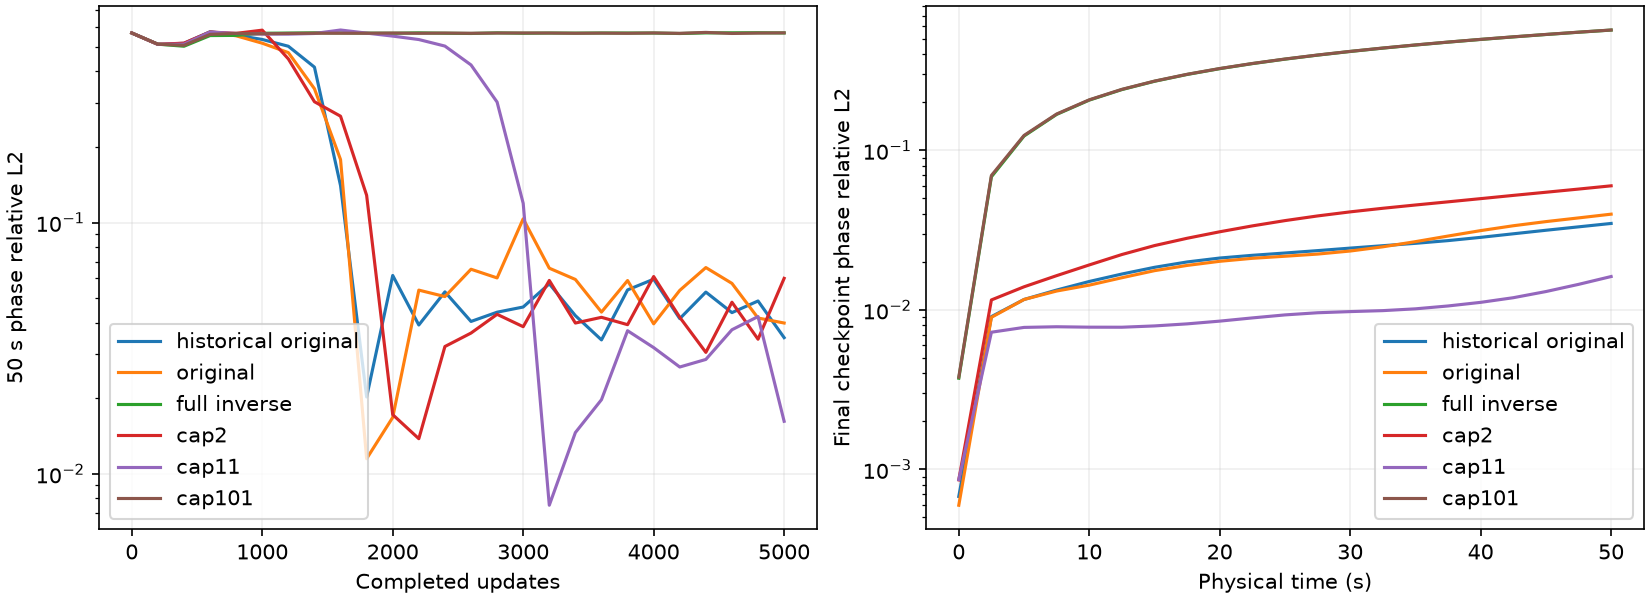

Write Python code to recreate this figure.
"""Replay bounded-residual pilots by direct file paths; reference is evaluation-only."""

import json
from pathlib import Path

import equinox as eqx
import jax
import jax.numpy as jnp
import matplotlib
matplotlib.use("Agg")
import matplotlib.pyplot as plt
from ml_collections import ConfigDict
import numpy as np

from examples.corrosion2d.residual_experiment import (
    boundary_error, boundary_values, build_model, field_metrics, load_reference,
)


ROOT = Path("/root/autodl-tmp/tf-logs/corrosion2d")
RUNS = {
    "historical original": ROOT / "20261024-residual-phase-seed42",
    "original": ROOT / "20261025-residual-phase-control-seed42",
    "full inverse": ROOT / "20261024-residual-latent-seed42",
    "cap2": ROOT / "20261025-residual-bounded-eta1.0-mapkks-ac1e-07-ch1.0-seed42",
    "cap11": ROOT / "20261025-residual-bounded-eta0.1-mapkks-ac1e-07-ch1.0-seed42",
    "cap101": ROOT / "20261025-residual-bounded-eta0.01-mapkks-ac1e-07-ch1.0-seed42",
    "original seed7": ROOT / "20261025-residual-phase-control-seed7",
    "cap11 seed7": ROOT / "20261025-residual-bounded-eta0.1-mapkks-ac1e-07-ch1.0-seed7",
    "original no scale": ROOT / "20261025-residual-phase-noscale-seed42",
    "cap11 no scale": ROOT / "20261025-residual-bounded-eta0.1-mapkks-ac1.0-ch1.0-seed42",
}


def flatten(data, prefix=""):
    result = {}
    for key, value in data.items():
        name = f"{prefix}.{key}" if prefix else key
        if isinstance(value, dict):
            result.update(flatten(value, name))
        else:
            result[name] = value
    return result


def main():
    if jax.default_backend() != "cpu":
        raise ValueError("Replay requires JAX_PLATFORMS=cpu")
    configs = {name: json.loads((path / "config.json").read_text()) for name, path in RUNS.items()}
    original_config = flatten(configs["original"])
    initial_bytes = {seed: (RUNS[label] / "model_initial.eqx").read_bytes()
                     for seed, label in ((42, "original"), (7, "original seed7"))}
    ignored = {"log.run_name", "experiment.formulation", "experiment.bounded_eta"}
    result = {"reference_used_for_training": False, "runs": {}}
    predictions, histories = {}, {}
    for name, path in RUNS.items():
        raw_config = configs[name]
        flattened = flatten(raw_config)
        differences = [key for key in original_config.keys() | flattened.keys()
                       if key not in ignored and (key not in original_config or key not in flattened
                                                  or original_config[key] != flattened[key])]
        allowed = {"train.seed"} if raw_config["train"]["seed"] == 7 else set()
        if raw_config["loss"]["ac_scale"] == 1:
            allowed.add("loss.ac_scale")
        if set(differences) != allowed:
            raise ValueError(f"Unmatched controls for {name}: {differences}")
        if (path / "model_initial.eqx").read_bytes() != initial_bytes[raw_config["train"]["seed"]]:
            raise ValueError(f"Unmatched raw initialization for {path}")
        c = ConfigDict(raw_config)
        reference = load_reference(c)
        summary = json.loads((path / "summary.json").read_text())
        if summary["updates"] != 5000 or summary["final_metrics"]["step"] != 5000:
            raise ValueError(f"Wrong completed budget: {path}")
        with np.load(path / "prediction.npz") as saved:
            np.testing.assert_array_equal(saved["X"], reference["X"])
            np.testing.assert_array_equal(saved["Y"], reference["Y"])
            np.testing.assert_array_equal(saved["time"], reference["time"])
            prediction = np.stack([saved["phi"], saved["c"]], axis=-1)
        if not np.all(np.isfinite(prediction)):
            raise ValueError(f"Nonfinite saved field: {path}")
        metrics = field_metrics(prediction, reference)
        for key in ("terminal_rel_l2_phi", "terminal_rel_l2_c", "pooled_rel_l2_phi", "pooled_rel_l2_c"):
            np.testing.assert_allclose(metrics[key], summary["final_metrics"][key], rtol=1e-10)
        points = np.stack([reference["X"].ravel(), reference["Y"].ravel()], axis=-1)
        x = jnp.asarray(points, dtype=jnp.float32)
        net = build_model(c, jax.random.split(jax.random.PRNGKey(c.train.seed))[0])
        net = eqx.tree_deserialise_leaves(path / "model_final.eqx", net)

        @eqx.filter_jit
        def predict_terminal(model):
            t = jnp.array(1., dtype=x.dtype)
            fields = jax.vmap(model, in_axes=(0, None))(x, t)
            raw = jax.vmap(model.net, in_axes=(0, None))(x, t)
            dc_dv = jax.vmap(jax.jacfwd(model.constraint))(raw)[:, 1, 1]
            return fields, raw, dc_dv

        replay, raw, dc_dv = (np.asarray(a) for a in predict_terminal(net))
        replay = replay.reshape(*reference["X"].shape, 2)
        replay_difference = float(np.max(np.abs(replay - prediction[-1])))
        np.testing.assert_allclose(replay, prediction[-1], rtol=0, atol=5e-6)
        zero, one, _ = boundary_values(c, points)
        phase = prediction[-1, ..., 0]
        crossings = np.sum(np.diff(phase > .5, axis=0), axis=0)
        history = [json.loads(line) for line in (path / "metrics.jsonl").read_text().splitlines()]
        late = [row for row in history if row["step"] >= 4000]
        result["runs"][name] = {
            "path": str(path), "reference": c.experiment.reference_path,
            "config_differences_beyond_formulation_eta_name": differences,
            "initial_parameters_byte_equal": True,
            "cpu_terminal_replay_max_abs_difference": replay_difference,
            "metrics": metrics,
            "boundary_max_abs_error": boundary_error(prediction, zero, one),
            "physical_phi_range": [float(prediction[..., 0].min()), float(prediction[..., 0].max())],
            "physical_c_range": [float(prediction[..., 1].min()), float(prediction[..., 1].max())],
            "columns_with_multiple_terminal_vertical_crossings": int(np.sum(crossings > 1)),
            "terminal_vertical_crossings_max": int(crossings.max()),
            "terminal_fraction_zero_concentration_output_derivative": float(np.mean(dc_dv == 0)),
            "terminal_raw_concentration_range": [float(raw[:, 1].min()), float(raw[:, 1].max())],
            "last_1000_update_terminal_phi_l2_median": float(np.median([r["terminal_rel_l2_phi"] for r in late])),
            "last_1000_update_terminal_c_l2_median": float(np.median([r["terminal_rel_l2_c"] for r in late])),
        }
        predictions[name], histories[name] = prediction, history
        print(name, metrics["terminal_rel_l2_phi"], metrics["terminal_rel_l2_c"], flush=True)
    baseline = result["runs"]["original"]["metrics"]
    scores = {name: max(result["runs"][name]["metrics"][f"terminal_rel_l2_{field}"] /
                        baseline[f"terminal_rel_l2_{field}"] for field in ("phi", "c"))
              for name in ("cap2", "cap11", "cap101")}
    best = min(scores, key=scores.__getitem__)
    result["screening"] = {"worst_field_error_ratio_to_original": scores,
                           "best_bounded": best, "both_terminal_errors_improved": scores[best] < 1,
                           "scope": "Three-eta same-seed screen; not independent hyperparameter validation."}
    result["validation"] = {}
    for label, original, bounded in (("second_seed", "original seed7", "cap11 seed7"),
                                     ("without_pre_scales", "original no scale", "cap11 no scale")):
        result["validation"][label] = {
            field: {"original": result["runs"][original]["metrics"][f"terminal_rel_l2_{field}"],
                    "bounded": result["runs"][bounded]["metrics"][f"terminal_rel_l2_{field}"]}
            for field in ("phi", "c")}
    output = Path(__file__)
    output.with_suffix(".json").write_text(json.dumps(result, indent=2) + "\n")
    fig, axes = plt.subplots(1, 2, figsize=(11, 4), constrained_layout=True)
    primary = ("historical original", "original", "full inverse", "cap2", "cap11", "cap101")
    for name in primary:
        axes[0].semilogy([r["step"] for r in histories[name]],
                         [r["terminal_rel_l2_phi"] for r in histories[name]], label=name)
        axes[1].semilogy(reference["physical_time"],
                         result["runs"][name]["metrics"]["rel_l2_by_time_phi"], label=name)
    axes[0].set(xlabel="Completed updates", ylabel="50 s phase relative L2")
    axes[1].set(xlabel="Physical time (s)", ylabel="Final checkpoint phase relative L2")
    for ax in axes:
        ax.grid(alpha=.2)
        ax.legend()
    fig.savefig(output.with_suffix(".png"), dpi=150)
    plt.close(fig)
    fig, axes = plt.subplots(2, 2, figsize=(11, 7), constrained_layout=True)
    for row, labels in enumerate((("original seed7", "cap11 seed7"), ("original no scale", "cap11 no scale"))):
        for col, field in enumerate(("phi", "c")):
            for name in labels:
                axes[row, col].semilogy([r["step"] for r in histories[name]],
                                        [r[f"terminal_rel_l2_{field}"] for r in histories[name]], label=name)
            axes[row, col].set(xlabel="Completed updates", ylabel=f"50 s {field} relative L2")
            axes[row, col].grid(alpha=.2)
            axes[row, col].legend()
    fig.savefig(output.with_name(output.stem + "-validation.png"), dpi=150)
    plt.close(fig)
    fig, axes = plt.subplots(1, 3, figsize=(12, 3.5), constrained_layout=True)
    for ax, label, values in zip(axes, ("Reference", "Original", best),
                                 (reference["phi"][-1], predictions["original"][-1, ..., 0], predictions[best][-1, ..., 0])):
        plot = ax.pcolormesh(reference["X"], reference["Y"], values, vmin=0, vmax=1, shading="nearest")
        ax.contour(reference["X"], reference["Y"], reference["phi"][-1], levels=[.5], colors="white", linewidths=.8)
        ax.set(title=label, xlabel="x*", ylabel="y*", aspect="equal")
    fig.colorbar(plot, ax=axes, label="Phase at 50 s")
    fig.savefig(output.with_name(output.stem + "-fields.png"), dpi=150)
    plt.close(fig)


if __name__ == "__main__":
    main()
